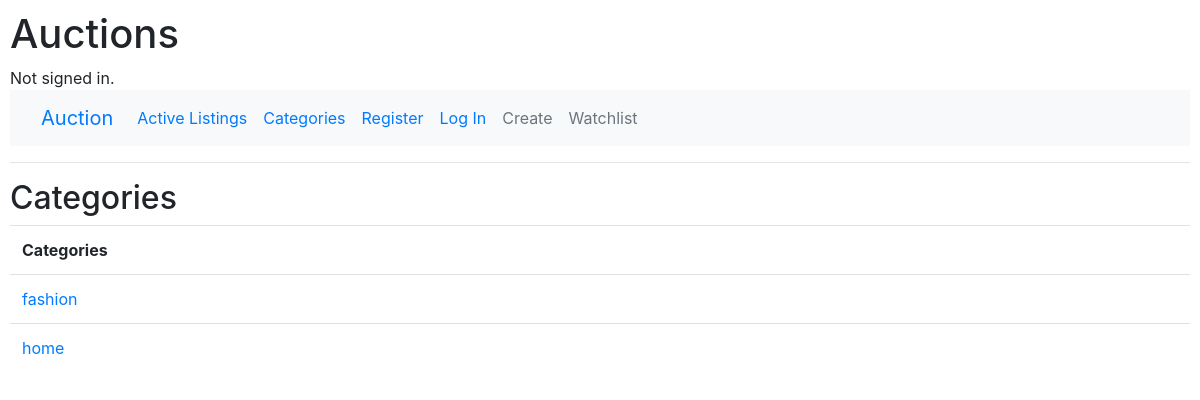
/categories, run on an earlier commit of the app's database.
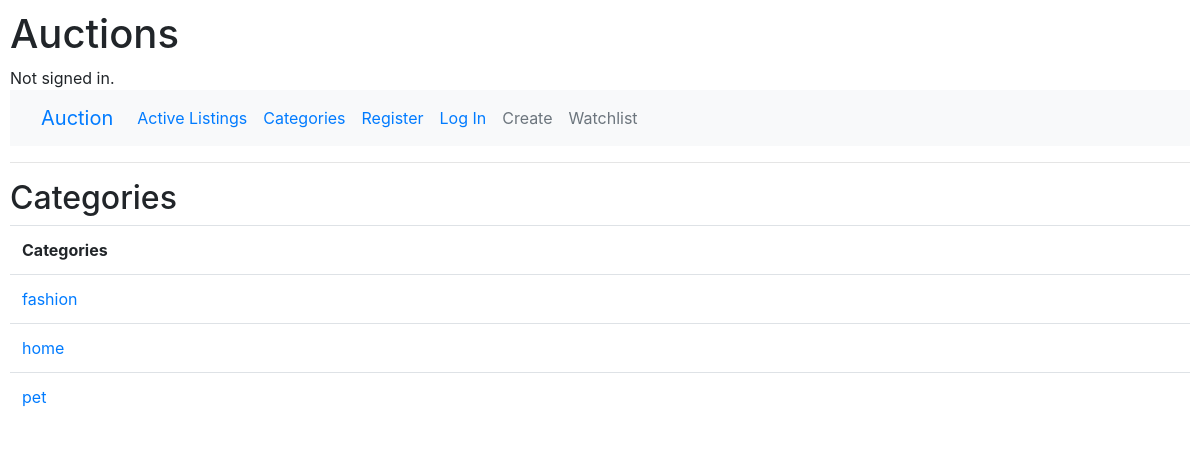
And on a later commit of the database.
### auctions/models.py (models this page shows)
class Listing(models.Model):
    title = models.CharField(max_length=64)
    description = models.CharField(max_length=256)
    starting_bid = models.IntegerField()
    photo = models.URLField(blank=True)
    creator = models.ForeignKey(User, on_delete=models.CASCADE, blank=False, related_name="listings", default="")
    active = models.BooleanField(default=True)
    category = models.CharField(max_length=20, blank=True, choices=CATEGORY_CHOICES)

### auctions/views.py (the view)
# urls.py: path("categories", views.categories, name="categories"),
def categories(request):
    return render(request, "auctions/categories.html", {
        "categories": Listing.objects.all()
    })

### auctions/templates/auctions/categories.html
{% extends "auctions/layout.html" %}
{% block body %}
    <h2>Categories</h2>
    <table class="table">
        <tr>
            <th>Categories</th>
        </tr>
        {% for category in categories %}
            <tr>
                <td><a href="{% url 'category_name' category.category %}"> {{ category.category }}</a></td>
            </tr>
        {% endfor %}
    </table>
{% endblock %}

What changed in the data, as far as the page shows it:
added Listing: category "pet"
